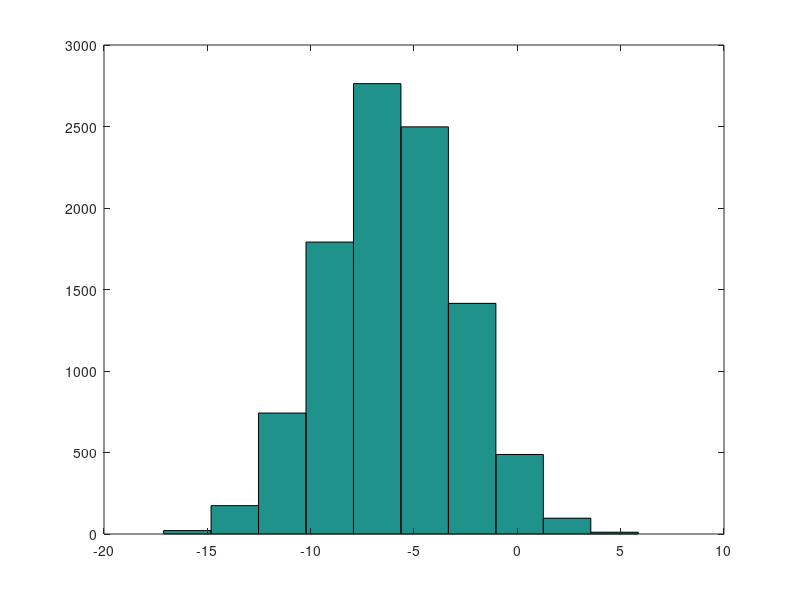

This figure's MATLAB source:
1 ~= 2 % not
% ; suppresses output
a = pi;
disp(a) % displays the values
disp(sprintf('2 decimals: %0.2f', a))

A = [1 2; 3 4; 5 6]

V = [1; 2; 3]
V2 = 1:0.1:2
V2'

C = 2*ones(2,3)

w = rand(3,3)
wnorm = randn(1, 3)

w = -6 + sqrt(10)*(randn(1,10000));
hist(w)

eye(4) % 4x4 'eye'dentity matrix

% 'help' function name


size(A)
size(A,1)
length(A)